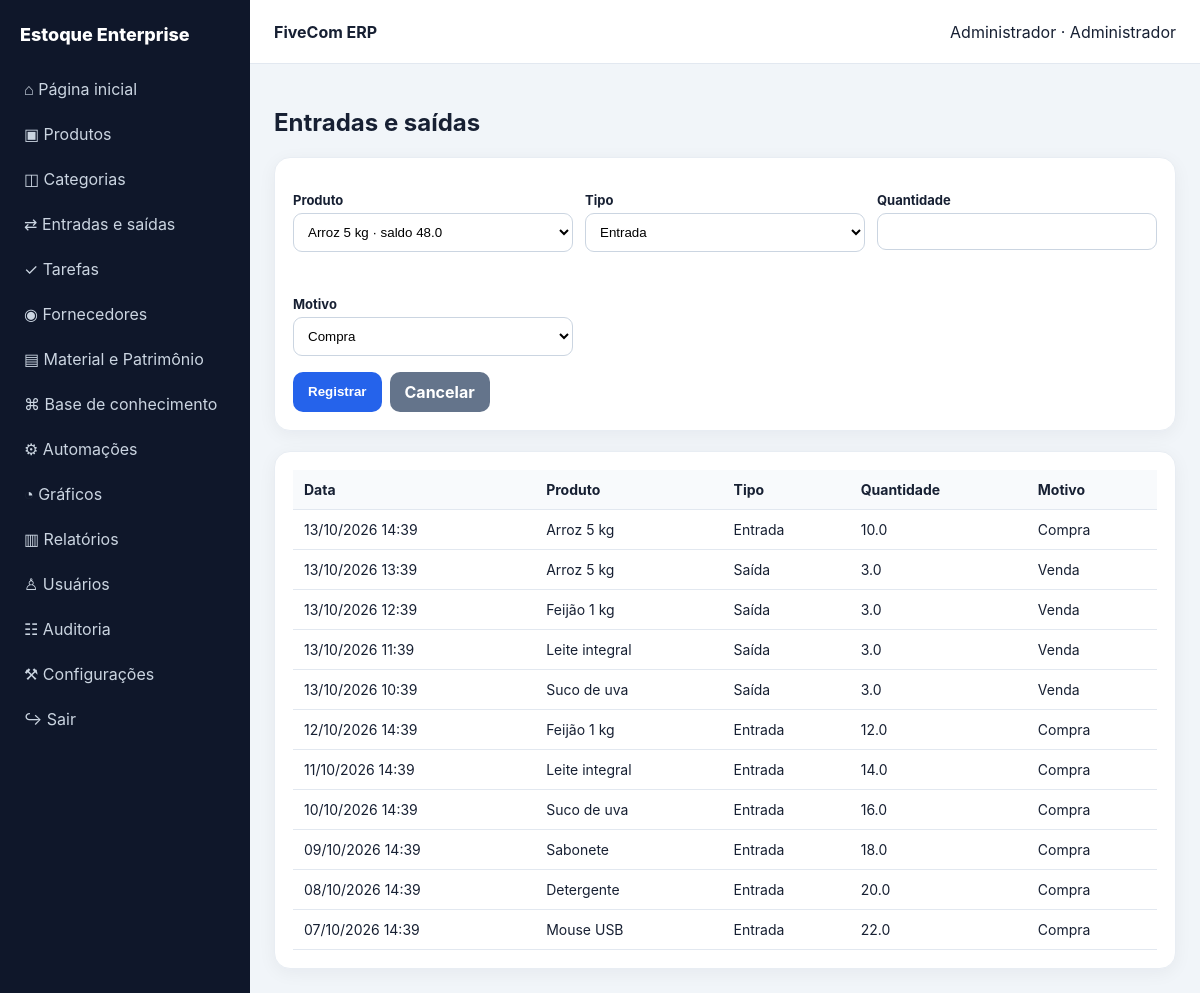
The page /movements (signed in) on the database its author committed.
### app.py (models this page shows, shortened)
class Setting(db.Model):
 id=db.Column(db.Integer,primary_key=True); system_name=db.Column(db.String(120),default='FiveCom ERP'); company_name=db.Column(db.String(120),default='Estoque Enterprise'); browser_title=db.Column(db.String(120),default='FiveCom ERP'); primary_color=db.Column(db.String(20),default='#2563eb'); secondary_color=db.Column(db.String(20),default='#0f172a'); logo=db.Column(db.String(255)); login_logo=db.Column(db.String(255)); favicon=db.Column(db.String(255)); login_position=db.Column(db.String(20),default='center'); footer=db.Column(db.String(255),default='Documento gerado automaticamente pelo FiveCom ERP'); disabled_modules=db.Column(db.Text,default='')

class User(UserMixin,db.Model):
 id=db.Column(db.Integer,primary_key=True); name=db.Column(db.String(120),nullable=False); username=db.Column(db.String(80),unique=True,nullable=False); password=db.Column(db.String(255),nullable=False); role=db.Column(db.String(30),default='Operador'); active=db.Column(db.Boolean,default=True); permissions=db.Column(db.Text,default='')
 def can(self,m): return self.role=='Administrador' or m in (self.permissions or '').split(',')

class Movement(db.Model):
 id=db.Column(db.Integer,primary_key=True); product_id=db.Column(db.Integer,db.ForeignKey('product.id')); kind=db.Column(db.String(20)); quantity=db.Column(db.Float); reason=db.Column(db.String(100)); created_at=db.Column(db.DateTime,default=datetime.now); user_id=db.Column(db.Integer); product=db.relationship('Product')

class Product(db.Model):
 id=db.Column(db.Integer,primary_key=True); code=db.Column(db.String(50),unique=True,nullable=False); name=db.Column(db.String(150),nullable=False); category_id=db.Column(db.Integer,db.ForeignKey('category.id')); category=db.relationship('Category'); supplier_id=db.Column(db.Integer,db.ForeignKey('supplier.id')); unit=db.Column(db.String(20),default='UN'); cost=db.Column(db.Float,default=0); price=db.Column(db.Float,default=0); stock=db.Column(db.Float,default=0); min_stock=db.Column(db.Float,default=0); max_stock=db.Column(db.Float,default=0); location=db.Column(db.String(100)); perishable=db.Column(db.Boolean,default=False); batch=db.Column(db.String(80)); manufacture_date=db.Column(db.Date); expiry_date=db.Column(db.Date); attachment=db.Column(db.String(255)); photo=db.Column(db.String(255)); active=db.Column(db.Boolean,default=True); suppliers=db.relationship('Supplier',secondary=product_suppliers,back_populates='products')

### app.py (the view, shortened to what this page needs)
@app.route('/movements',methods=['GET','POST'])
@login_required
def movements():
 return render_template('movements.html',items=Movement.query.order_by(Movement.created_at.desc()).all(),products=Product.query.filter_by(active=True).all())

### app.py (called while the page is built)
@login.user_loader
def load_user(i): return db.session.get(User,int(i))

def settings():
 s=Setting.query.first()
 if not s:s=Setting();db.session.add(s);db.session.commit()
 return s

@app.context_processor
def ctx():
 s=settings(); return dict(cfg=s,module_enabled=lambda m:m not in (s.disabled_modules or '').split(','),now=datetime.now())

### templates/movements.html
{% extends 'base.html' %}{% block content %}<h1>Entradas e saídas</h1><form class="card" method="post"><div class="form-grid"><p><label>Produto</label><select name="product_id" required>{% for p in products %}<option value="{{p.id}}">{{p.name}} · saldo {{p.stock}}</option>{% endfor %}</select></p><p><label>Tipo</label><select name="kind"><option>Entrada</option><option>Saída</option></select></p><p><label>Quantidade</label><input type="number" step=".01" name="quantity" required></p><p><label>Motivo</label><select name="reason"><option>Compra</option><option>Venda</option><option>Consumo interno</option><option>Ajuste</option><option>Transferência</option><option>Devolução</option><option>Perda</option></select></p></div><div class="actions"><button class="btn">Registrar</button><a class="btn secondary" href="{{url_for('home')}}">Cancelar</a></div></form><br><div class="card table-wrap"><table><tr><th>Data</th><th>Produto</th><th>Tipo</th><th>Quantidade</th><th>Motivo</th></tr>{% for x in items %}<tr><td>{{x.created_at.strftime('%d/%m/%Y %H:%M')}}</td><td>{{x.product.name}}</td><td>{{x.kind}}</td><td>{{x.quantity}}</td><td>{{x.reason}}</td></tr>{% endfor %}</table></div>{% endblock %}

### templates/base.html (shortened to what this page needs)
<!doctype html><html lang="pt-BR"><head><link rel="stylesheet" href="{{url_for('static',filename='style.css')}}"></head><body><aside class="sidebar" id="side"><div class="brand"><span>{{cfg.company_name}}</span></div><nav class="nav"><a href="{{url_for('home')}}">⌂ Página inicial</a>{% if module_enabled('produtos') and current_user.can('produtos') %}<a href="{{url_for('products')}}">▣ Produtos</a><a href="{{url_for('categories')}}">◫ Categorias</a>{% endif %}{% if module_enabled('movimentacoes') %}<a href="{{url_for('movements')}}">⇄ Entradas e saídas</a>{% endif %}{% if module_enabled('tarefas') %}<a href="{{url_for('tasks')}}">✓ Tarefas</a>{% endif %}{% if module_enabled('fornecedores') %}<a href="{{url_for('suppliers')}}">◉ Fornecedores</a>{% endif %}{% if module_enabled('patrimonio') %}<a href="{{url_for('assets')}}">▤ Material e Patrimônio</a>{% endif %}{% if module_enabled('conhecimento') %}<a href="{{url_for('knowledge')}}">⌘ Base de conhecimento</a>{% endif %}{% if module_enabled('automacoes') %}<a href="{{url_for('automations')}}">⚙ Automações</a>{% endif %}{% if module_enabled('graficos') %}<a href="{{url_for('charts')}}">◔ Gráficos</a>{% endif %}{% if module_enabled('relatorios') %}<a href="{{url_for('reports')}}">▥ Relatórios</a>{% endif %}{% if current_user.role=='Administrador' %}<a href="{{url_for('users')}}">♙ Usuários</a><a href="{{url_for('audits')}}">☷ Auditoria</a><a href="{{url_for('config')}}">⚒ Configurações</a>{% endif %}<a href="{{url_for('logout')}}">↪ Sair</a></nav></aside><main class="main"><header class="top"><strong>{{cfg.system_name}}</strong><span>{{current_user.name}} · {{current_user.role}}</span></header><section class="content">{% block content %}{% endblock %}</section></main></body></html>

### static/style.css (style rules this page uses)
:root { --primary:#2563eb;--secondary:#0f172a }
* { box-sizing:border-box }
body { margin:0;font-family:Inter,system-ui,Arial;background:#f1f5f9;color:#172033 }
a { text-decoration:none;color:inherit }
.sidebar { position:fixed;inset:0 auto 0 0;width:250px;background:var(--secondary);color:#fff;padding:18px 12px;overflow:auto }
.brand { display:flex;align-items:center;gap:10px;font-weight:800;font-size:18px;padding:6px 8px 20px }
.nav a { display:block;padding:11px 12px;border-radius:10px;margin:3px 0;color:#cbd5e1 }
.main { margin-left:250px;min-height:100vh }
.top { height:64px;background:#fff;display:flex;align-items:center;justify-content:space-between;padding:0 24px;border-bottom:1px solid #e2e8f0;position:sticky;top:0;z-index:5 }
.content { padding:24px;max-width:1500px;margin:auto }
.card { background:#fff;border-radius:16px;padding:18px;box-shadow:0 4px 18px #0f172a0d;border:1px solid #e8edf3 }
.btn { background:var(--primary);color:#fff;border:0;padding:10px 15px;border-radius:10px;cursor:pointer;font-weight:650 }
.btn.secondary { background:#64748b }
.actions { display:flex;gap:8px;flex-wrap:wrap }
.form-grid { display:grid;grid-template-columns:repeat(3,1fr);gap:12px }
label { font-size:13px;font-weight:700;display:block;margin-bottom:5px }
input,select,textarea { width:100%;padding:10px;border:1px solid #cbd5e1;border-radius:9px;background:#fff }
.table-wrap { overflow:auto }
table { width:100%;border-collapse:collapse }
th,td { text-align:left;padding:11px;border-bottom:1px solid #e2e8f0;font-size:14px }
th { background:#f8fafc }

### rows shown on the page
Setting: company_name "Estoque Enterprise", system_name "FiveCom ERP"
User: name "Administrador", role "Administrador"
Movement: created_at "13/10/2026 14:39", product.name "Arroz 5 kg", kind "Entrada", quantity "10.0", reason "Compra"
Movement: created_at "13/10/2026 13:39", product.name "Arroz 5 kg", kind "Saída", quantity "3.0", reason "Venda"
Movement: created_at "13/10/2026 12:39", product.name "Feijão 1 kg", kind "Saída", quantity "3.0", reason "Venda"
Movement: created_at "13/10/2026 11:39", product.name "Leite integral", kind "Saída", quantity "3.0", reason "Venda"
Movement: created_at "13/10/2026 10:39", product.name "Suco de uva", kind "Saída", quantity "3.0", reason "Venda"
Movement: created_at "12/10/2026 14:39", product.name "Feijão 1 kg", kind "Entrada", quantity "12.0", reason "Compra"
Movement: created_at "11/10/2026 14:39", product.name "Leite integral", kind "Entrada", quantity "14.0", reason "Compra"
Movement: created_at "10/10/2026 14:39", product.name "Suco de uva", kind "Entrada", quantity "16.0", reason "Compra"
Movement: created_at "09/10/2026 14:39", product.name "Sabonete", kind "Entrada", quantity "18.0", reason "Compra"
Movement: created_at "08/10/2026 14:39", product.name "Detergente", kind "Entrada", quantity "20.0", reason "Compra"
Movement: created_at "07/10/2026 14:39", product.name "Mouse USB", kind "Entrada", quantity "22.0", reason "Compra"

### other values the page prints
form field product_id "Arroz 5 kg · saldo 48.0"
